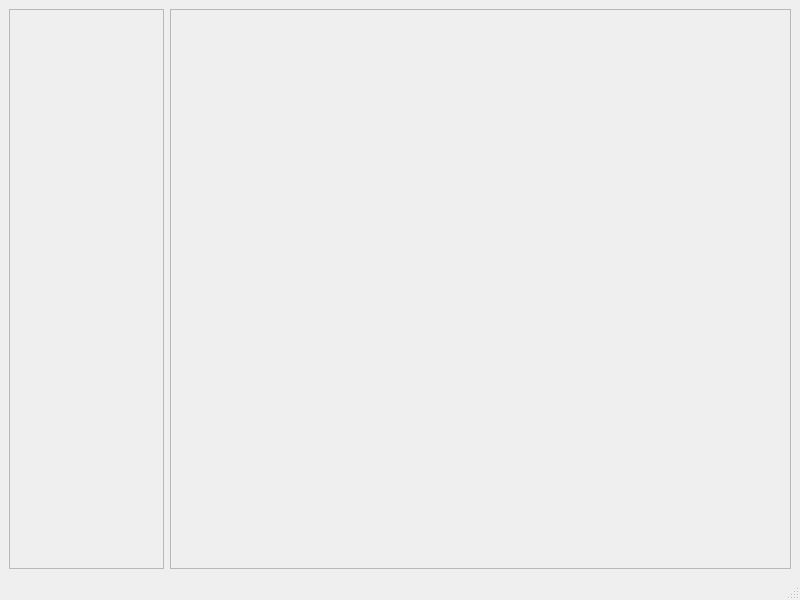
<?xml version="1.0" encoding="UTF-8"?>
<ui version="4.0">
 <class>MainWindow</class>
 <widget class="QMainWindow" name="MainWindow">
  <property name="geometry">
   <rect>
    <x>0</x>
    <y>0</y>
    <width>800</width>
    <height>600</height>
   </rect>
  </property>
  <property name="windowTitle">
   <string>MainWindow</string>
  </property>
  <widget class="QWidget" name="centralwidget">
   <layout class="QHBoxLayout" name="horizontalLayout" stretch="1,4">
    <item>
     <widget class="QFrame" name="frame">
      <property name="frameShape">
       <enum>QFrame::StyledPanel</enum>
      </property>
      <property name="frameShadow">
       <enum>QFrame::Raised</enum>
      </property>
      <layout class="QVBoxLayout" name="verticalLayout"/>
     </widget>
    </item>
    <item>
     <widget class="QFrame" name="frame_2">
      <property name="frameShape">
       <enum>QFrame::StyledPanel</enum>
      </property>
      <property name="frameShadow">
       <enum>QFrame::Raised</enum>
      </property>
      <layout class="QVBoxLayout" name="verticalLayout_2"/>
     </widget>
    </item>
   </layout>
  </widget>
  <widget class="QMenuBar" name="menubar">
   <property name="geometry">
    <rect>
     <x>0</x>
     <y>0</y>
     <width>800</width>
     <height>23</height>
    </rect>
   </property>
  </widget>
  <widget class="QStatusBar" name="statusbar"/>
 </widget>
 <resources/>
 <connections/>
</ui>
